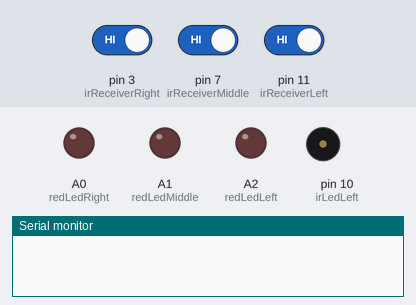
The sketch below on a simulated Arduino Uno, built with avr-gcc and run on an emulated ATmega328P. Parts: output pins drawn as LEDs (lit = HIGH), buzzer (waves = sounding), the last lines printed to the serial monitor. Dashed ring = blinking. The test bench sets the inputs (shaded band); at power-on: pin 3 (irReceiverRight) HIGH, pin 7 (irReceiverMiddle) HIGH, pin 11 (irReceiverLeft) HIGH.

Above: at 1.8 s.
1.9 s: pin 3 (irReceiverRight) driven LOW
At 2.4 s:
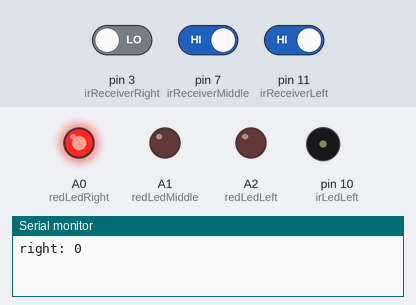
4.9 s: pin 7 (irReceiverMiddle) driven LOW
At 5.5 s:
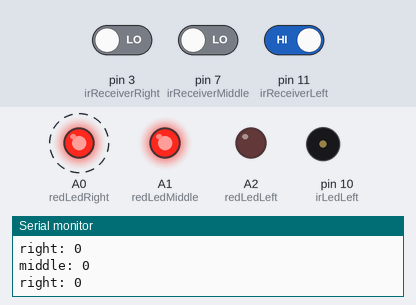
7.9 s: pin 11 (irReceiverLeft) driven LOW
At 8.7 s:
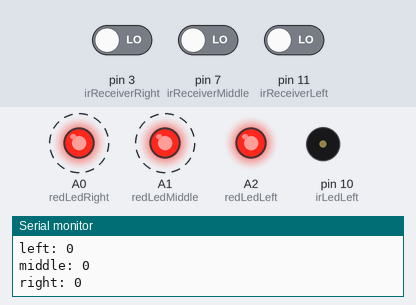
10.9 s: pin 3 (irReceiverRight) driven HIGH
At 11.4 s:
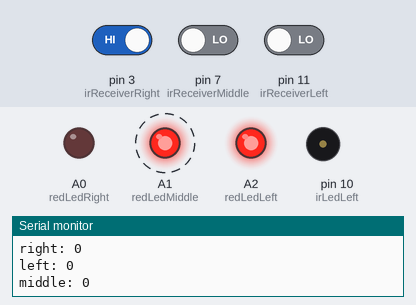
13.9 s: pin 7 (irReceiverMiddle) driven HIGH
At 14.6 s:
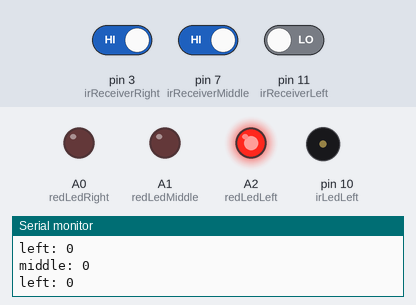
16.9 s: pin 3 (irReceiverRight) driven LOW
At 17.7 s:
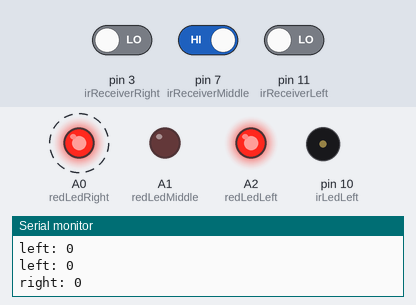
Timing chart, 0 to 20.9 s (numbered marks = the images above; inputs shaded):
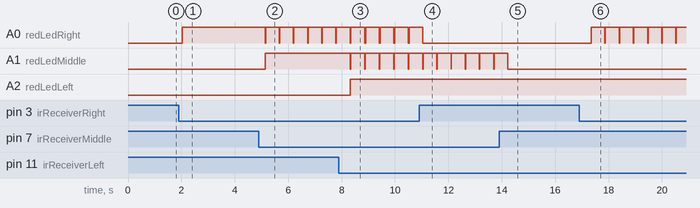

Measured:
- after the input at 1.9 s, A0 (redLedRight): LOW → HIGH after 0.13 s
- after the input at 4.9 s, A0 (redLedRight): alternates HIGH for 0.51 s and LOW for 0.02 s, starting after 0.24 s; A1 (redLedMiddle): LOW → HIGH after 0.24 s
- after the input at 7.9 s, A1 (redLedMiddle): alternates HIGH for 0.53 s and LOW for 0.02 s, starting after 0.42 s; A2 (redLedLeft): LOW → HIGH after 0.42 s
- after the input at 10.9 s, A0 (redLedRight): goes on until 11.0 s, then stays LOW
- after the input at 13.9 s, A1 (redLedMiddle): goes on until 14.2 s, then stays LOW; tone on pin 10 (irLedLeft): stays silent (without the input it goes to 40000 Hz after 3.0 s)
- after the input at 16.9 s, A0 (redLedRight): alternates HIGH for 0.51 s and LOW for 0.02 s, starting after 0.45 s

The sketch:

part_1.ino
```cpp
const int irLedMiddle=6, irReceiverMiddle=7;   // Select these to match the IR LED/receiver pair that you are using
const int redLedMiddle = A1;                    // Select this to match the red LED next to the IR receiver you are using

const int irLedLeft=10, irReceiverLeft=11;
const int redLedLeft = A2;

const int irLedRight=2, irReceiverRight=3;
const int redLedRight = A0;


void setup()                                 // Built-in initialization block
{
// Left
   pinMode(irReceiverLeft, INPUT);            // IR receiver pin is an input
   pinMode(irLedLeft, OUTPUT);                // IR LED pin is an output
   pinMode(redLedLeft, OUTPUT);               // Red LED pin is an output

   // Middle
   pinMode(irReceiverMiddle, INPUT);          // IR receiver pin is an input
   pinMode(irLedMiddle, OUTPUT);              // IR LED pin is an output
   pinMode(redLedMiddle, OUTPUT);             // Red LED pin is an output

   // Right
   pinMode(irReceiverRight, INPUT);           // IR receiver pin is an input
   pinMode(irLedRight, OUTPUT);               // IR LED pin is an output
   pinMode(redLedRight, OUTPUT);            // Red LED pin is an output
   Serial.begin(9600);                       // Set data rate to 9600 bps
}

void loop()                                  // Main loop auto-repeats
{
  int irValLeft = irDetect(irLedLeft, irReceiverLeft, 38000);               // Check for object
  //Serial.println(irVal);                     // Display 1/0 no detect/detect
  if (irValLeft == 0)          // Optional - display detection by setting red LED high
  {
    digitalWrite(redLedLeft, HIGH);
    Serial.print("left: ");
   Serial.println(irDistance(irLedLeft, irReceiverLeft, 38000, 1000));
  }

   int irValMiddle = irDetect(irLedMiddle, irReceiverMiddle, 3800);               // Check for object
  //Serial.println(irVal);                     // Display 1/0 no detect/detect
  if (irValMiddle == 0)          // Optional - display detection by setting red LED high
  {
    digitalWrite(redLedMiddle, HIGH);
    Serial.print("middle: ");
   Serial.println(irDistance(irLedMiddle, irReceiverMiddle, 38000, 1000));
  }

  int irValRight = irDetect(irLedRight, irReceiverRight, 38000);               // Check for object
  //Serial.println(irVal);                     // Display 1/0 no detect/detect
  if (irValRight == 0)          // Optional - display detection by setting red LED high
  {
    digitalWrite(redLedRight, HIGH);
    Serial.print("right: ");
   Serial.println(irDistance(irLedRight, irReceiverRight, 38000, 1000));
  }


  delay(500);                                // 0.5 second delay - just long enough to see the LED blink
  digitalWrite(redLedLeft, LOW);
  digitalWrite(redLedMiddle, LOW);
  digitalWrite(redLedRight, LOW);
}

// IR Object Detection Function

int irDistance(int irLedPin, int irSensorPin, long intercept, long increment) {
   int distance = 0;
   for(long frequency = intercept; frequency <= (intercept + (increment * 5)); frequency += increment)
   {
      distance += irDetect(irLedPin, irSensorPin, frequency);
   }
   return distance;
}


int irDetect(int irLedPin, int irReceiverPin, long frequency)
{
  tone(irLedPin, frequency);                 // Turn on the IR LED square wave
  delay(1);                                  // Wait 1 ms
  int ir = digitalRead(irReceiverPin);       // IR receiver -> ir variable
  noTone(irLedPin);                          // Turn off the IR LED
  delay(1);                                  // Down time before recheck
  return ir;                                 // Return 0 detect, 1 no detect
}
```
